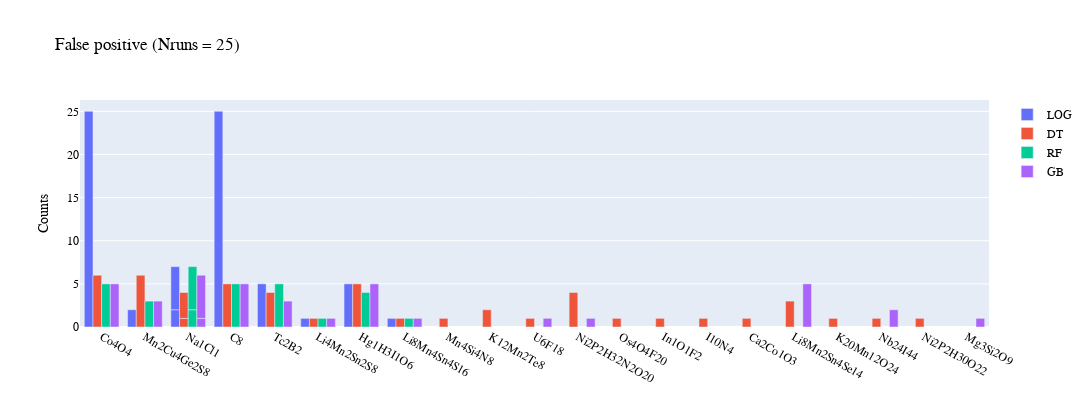
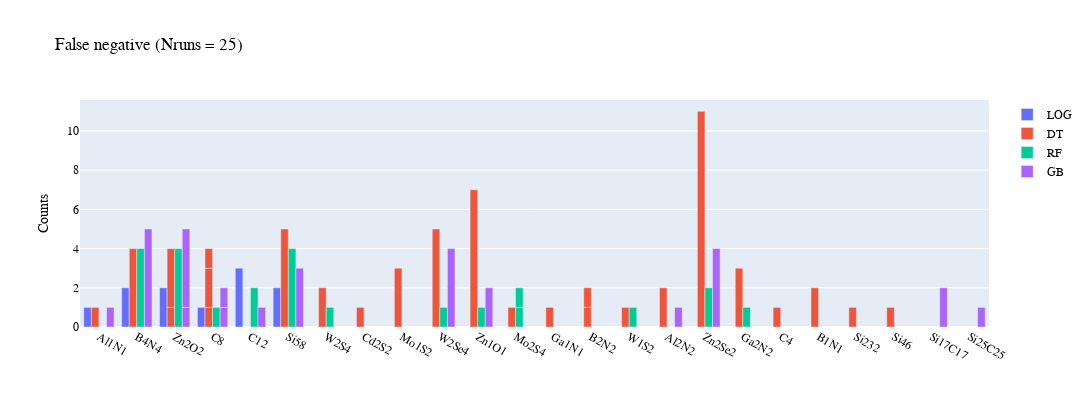

The notebook cell these images were saved under, in order:
### Code cell
visualize.plot_confusion_metrics(SupervisedModels, prettyNames, trainingData,
                                 k = numberSplits,
                                 n = numberRuns, 
                       prettyNames = prettyNames,
                             numPC = numberOfPrincipalComponents,
                          approach = InsertApproach)

### Figure 1 — Plotly figure (JSON) as saved in the notebook; plotly's stock layout.template omitted (floating-point values rounded to 4 significant figures)
{"data": [{"name": "LOG ", "type": "bar", "x": ["Co4O4", "Mn2Cu4Ge2S8", "Na1Cl1", "Na1Cl1", "C8", "Tc2B2", "Li4Mn2Sn2S8", "Hg1H3I1O6", "Li8Mn4Sn4S16"], "y": [25, 2, 2, 5, 25, 5, 1, 5, 1]}, {"name": "DT ", "type": "bar", "x": ["Mn4Si4N8", "K12Mn2Te8", "U6F18", "Co4O4", "Mn2Cu4Ge2S8", "Na1Cl1", "Na1Cl1", "Ni2P2H32N2O20", "Os4O4F20", "C8", "In1O1F2", "Tc2B2", "I10N4", "Li4Mn2Sn2S8", "Ca2Co1O3", "Hg1H3I1O6", "Li8Mn2Sn4Se14", "K20Mn12O24", "Li8Mn4Sn4S16", "Nb24I44", "Ni2P2H30O22"], "y": [1, 2, 1, 6, 6, 1, 3, 4, 1, 5, 1, 4, 1, 1, 1, 5, 3, 1, 1, 1, 1]}, {"name": "RF ", "type": "bar", "x": ["Co4O4", "Mn2Cu4Ge2S8", "Na1Cl1", "Na1Cl1", "C8", "Tc2B2", "Li4Mn2Sn2S8", "Hg1H3I1O6", "Li8Mn4Sn4S16"], "y": [5, 3, 2, 5, 5, 5, 1, 4, 1]}, {"name": "GB ", "type": "bar", "x": ["U6F18", "Co4O4", "Mn2Cu4Ge2S8", "Na1Cl1", "Na1Cl1", "Ni2P2H32N2O20", "C8", "Tc2B2", "Mg3Si2O9", "Li4Mn2Sn2S8", "Hg1H3I1O6", "Li8Mn2Sn4Se14", "Li8Mn4Sn4S16", "Nb24I44"], "y": [1, 5, 3, 1, 5, 1, 5, 3, 1, 1, 5, 5, 1, 2]}], "layout": {"autosize": false, "barmode": "group", "font": {"color": "Black", "family": "Palatino", "size": 12}, "height": 407.3, "title": {"text": "False positive (Nruns = 25)"}, "width": 2193.0, "yaxis": {"title": {"text": "Counts"}}}}

### Figure 2 — Plotly figure (JSON) as saved in the notebook; plotly's stock layout.template omitted (floating-point values rounded to 4 significant figures)
{"data": [{"name": "LOG ", "type": "bar", "x": ["Al1N1", "B4N4", "Zn2O2", "C8", "C12", "Si58"], "y": [1, 2, 2, 1, 3, 2]}, {"name": "DT ", "type": "bar", "x": ["W2S4", "Cd2S2", "Al1N1", "Mo1S2", "W2Se4", "Zn2O2", "Zn1O1", "Mo2S4", "Ga1N1", "B2N2", "W1S2", "Al2N2", "C8", "B4N4", "Zn2Se2", "C8", "B2N2", "Ga2N2", "C4", "Zn2O2", "B1N1", "C8", "Si232", "Si58", "Si46"], "y": [2, 1, 1, 3, 5, 1, 7, 1, 1, 1, 1, 2, 1, 4, 11, 2, 1, 3, 1, 3, 2, 1, 1, 5, 1]}, {"name": "RF ", "type": "bar", "x": ["W2S4", "W2Se4", "Zn1O1", "Mo2S4", "W1S2", "C8", "B4N4", "Zn2Se2", "Ga2N2", "Zn2O2", "Mo2S4", "C12", "Si58"], "y": [1, 1, 1, 1, 1, 1, 4, 2, 1, 4, 1, 2, 4]}, {"name": "GB ", "type": "bar", "x": ["Al2N2", "Al1N1", "W2Se4", "Zn2O2", "Zn1O1", "C8", "B4N4", "Zn2Se2", "C8", "Zn2O2", "C12", "Si17C17", "Si25C25", "Si58"], "y": [1, 1, 4, 1, 2, 1, 5, 4, 1, 4, 1, 2, 1, 3]}], "layout": {"autosize": false, "barmode": "group", "font": {"color": "Black", "family": "Palatino", "size": 12}, "height": 407.3, "title": {"text": "False negative (Nruns = 25)"}, "width": 1096.0, "yaxis": {"title": {"text": "Counts"}}}}
